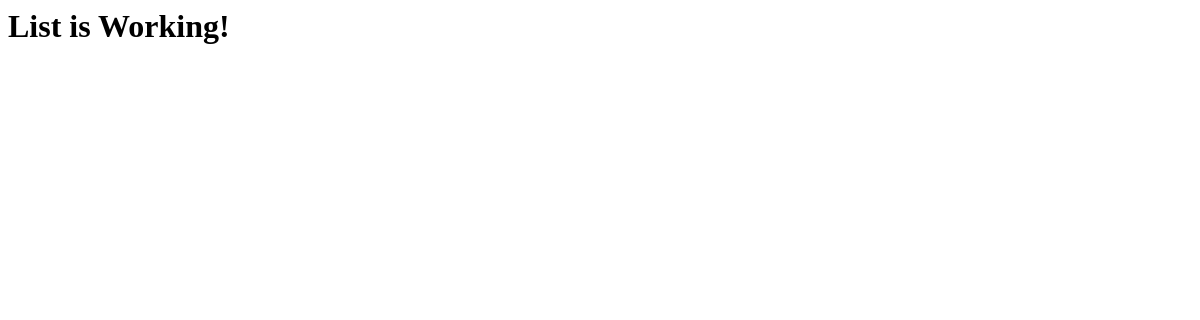
The app's page /posts/, older data.
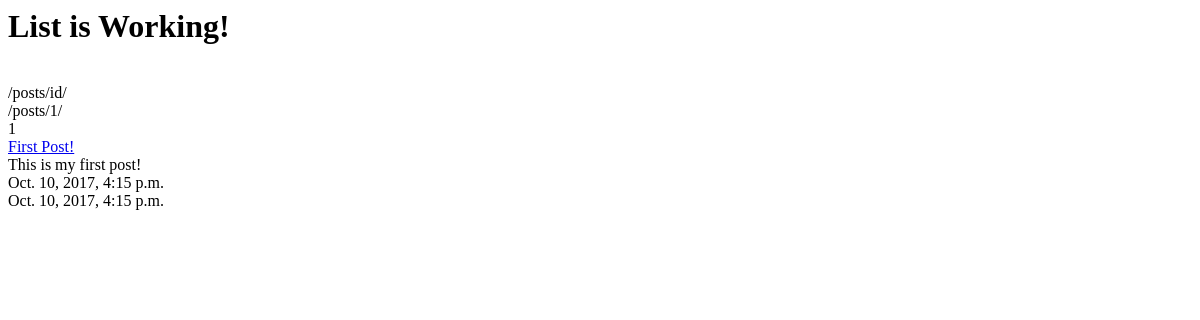
The same page, newer data.
### posts/models.py (models this page shows, shortened)
class Post(models.Model):
    title = models.CharField(max_length=120)
    content = models.TextField()
    updated = models.DateTimeField(auto_now=True, auto_now_add=False)
    timestamp = models.DateTimeField(auto_now=False, auto_now_add=True)
    def get_absolute_url(self):
        return reverse("posts:detail", kwargs={"id": self.id})

### posts/views.py (the view)
def post_list(request):
    queryset = Post.objects.all()
    context = {
        'object_list': queryset,
        'title': 'List'
    }
    return render(request, 'index.html', context)

### templates/index.html
<html>
    <body>
        <h1>{{title}} is Working!</h1>
        {% for obj in object_list  %}
            <br/>
            /posts/id/<br/>
            {% url "posts:detail" id=obj.id %}<br/>
            {{ obj.id }}<br/>
            <a href='{{ obj.get_absolute_url }}'>{{ obj.title }}</a><br/>
            {{ obj.content }}<br/>
            {{ obj.timestamp }}<br/>
            {{ obj.updated }}<br/>
        {% endfor %}
    </body>
</html>

Row changes from the older to the newer data that the page shows:
added Post: id "/posts/1/", id "1", title "First Post!", content "This is my first post!", timestamp "Oct. 10, 2017, 4:15 p.m.", updated "Oct. 10, 2017, 4:15 p.m."
